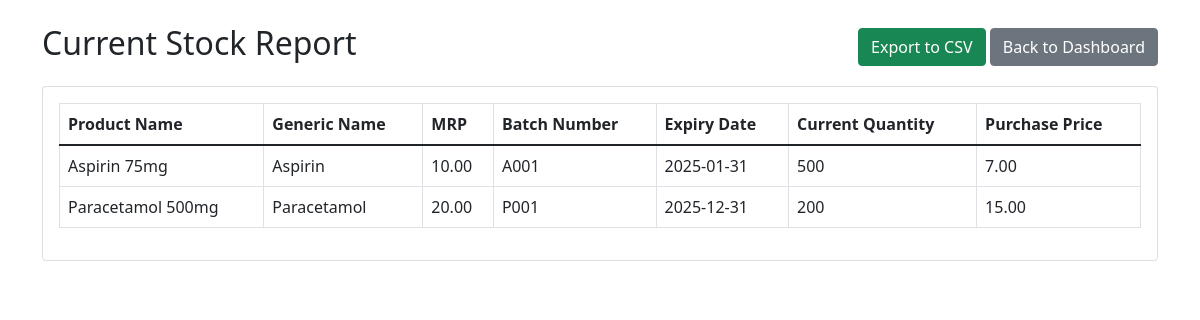
The app's page /modules/report_current_stock.php (signed in) with its own data.
### tables this page shows
CREATE TABLE `stock_batches` (
  `id` int(11) NOT NULL AUTO_INCREMENT,
  `product_id` int(11) NOT NULL,
  `batch_number` varchar(255) NOT NULL,
  `mfg_date` date DEFAULT NULL,
  `expiry_date` date DEFAULT NULL,
  `current_qty` int(11) NOT NULL,
  `purchase_price` decimal(10,2) NOT NULL,
  `tax_rate` decimal(5,2) DEFAULT NULL,
  PRIMARY KEY (`id`),
  KEY `product_id` (`product_id`),
  CONSTRAINT `stock_batches_ibfk_1` FOREIGN KEY (`product_id`) REFERENCES `products` (`id`) ON DELETE CASCADE
);

CREATE TABLE `products` (
  `id` int(11) NOT NULL AUTO_INCREMENT,
  `product_name` varchar(255) NOT NULL,
  `generic_name` varchar(255) DEFAULT NULL,
  `hsn_code` varchar(20) DEFAULT NULL,
  `mrp` decimal(10,2) NOT NULL,
  `reorder_level` int(11) NOT NULL,
  `is_active` tinyint(1) DEFAULT 1,
  PRIMARY KEY (`id`)
);

### modules/report_current_stock.php (the view, shortened to what this page needs)
<?php
require_once '../config/database.php';
$stock_data = [];
$sql = "
    SELECT
        p.product_name,
        p.generic_name,
        p.mrp,
        sb.batch_number,
        sb.expiry_date,
        sb.current_qty,
        sb.purchase_price
    FROM stock_batches sb
    JOIN products p ON sb.product_id = p.id
    WHERE sb.current_qty > 0
    ORDER BY p.product_name, sb.expiry_date
";
if ($result = $conn->query($sql)) {
    while ($row = $result->fetch_assoc()) {
        $stock_data[] = $row;
    }
}
?>
<!DOCTYPE html>
<html lang="en">
<head>
    <link href="https://cdn.jsdelivr.net/npm/bootstrap@5.1.3/dist/css/bootstrap.min.css" rel="stylesheet">
</head>
<body>
    <div class="container mt-4">
        <div class="d-flex justify-content-between align-items-center mb-3">
            <h2>Current Stock Report</h2>
            <div>
                <a href="report_current_stock.php?export=csv" class="btn btn-success">Export to CSV</a>
                <a href="dashboard.php" class="btn btn-secondary">Back to Dashboard</a>
            </div>
        </div>
        <div class="card">
            <div class="card-body">
                <table class="table table-bordered">
                    <thead>
                        <tr>
                            <th>Product Name</th>
                            <th>Generic Name</th>
                            <th>MRP</th>
                            <th>Batch Number</th>
                            <th>Expiry Date</th>
                            <th>Current Quantity</th>
                            <th>Purchase Price</th>
                        </tr>
                    </thead>
                    <tbody>
                        <?php if (empty($stock_data)): ?>
                            <tr><td colspan="7" class="text-center">No stock available.</td></tr>
                        <?php else: ?>
                            <?php foreach ($stock_data as $row): ?>
                                <tr>
                                    <td><?php echo htmlspecialchars($row['product_name']); ?></td>
                                    <td><?php echo htmlspecialchars($row['generic_name']); ?></td>
                                    <td><?php echo htmlspecialchars($row['mrp']); ?></td>
                                    <td><?php echo htmlspecialchars($row['batch_number']); ?></td>
                                    <td><?php echo htmlspecialchars($row['expiry_date']); ?></td>
                                    <td><?php echo htmlspecialchars($row['current_qty']); ?></td>
                                    <td><?php echo htmlspecialchars($row['purchase_price']); ?></td>
                                </tr>
                            <?php endforeach; ?>
                        <?php endif; ?>
                    </tbody>
                </table>
            </div>
        </div>
    </div>
</body>
</html>

### records on screen
stock_batches: product.product_name "Aspirin 75mg", product.generic_name "Aspirin", product.mrp "10.00", batch_number "A001", expiry_date "2025-01-31", current_qty "500", purchase_price "7.00"
stock_batches: product.product_name "Paracetamol 500mg", product.generic_name "Paracetamol", product.mrp "20.00", batch_number "P001", expiry_date "2025-12-31", current_qty "200", purchase_price "15.00"
